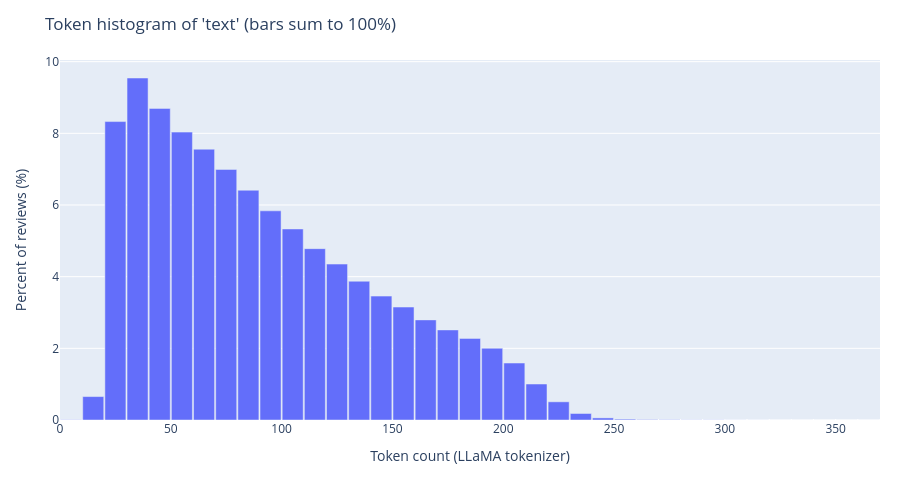

Notebook source saved alongside this figure:
### Code cell
from transformers import AutoTokenizer
import numpy as np
import plotly.graph_objects as go


def check_token(dataset, tokenizer_dir_or_name, text_col="text", chunk_size=2048, bin_width=10):
    tokenizer = AutoTokenizer.from_pretrained(tokenizer_dir_or_name, use_fast=True, local_files_only=True)

    texts = dataset[text_col]
    texts = [("" if t is None else str(t)) for t in texts]

    token_lens = []
    for i in range(0, len(texts), chunk_size):
        enc = tokenizer(
            texts[i:i + chunk_size],
            add_special_tokens=False,
            padding=False,
            truncation=False,
            return_attention_mask=False,
            return_token_type_ids=False,
        )
        token_lens.extend([len(ids) for ids in enc["input_ids"]])

    token_lens = np.asarray(token_lens, dtype=np.int32)

    max_tok = int(token_lens.max())
    edges = np.arange(0, max_tok + bin_width + 1, bin_width, dtype=np.int32)
    counts, edges = np.histogram(token_lens, bins=edges)

    pct = counts / counts.sum() * 100.0
    left = edges[:-1]
    right = edges[1:]
    centres = (left + right) / 2.0

    fig = go.Figure(
        data=[
            go.Bar(
                x=centres,
                y=pct,
                customdata=np.column_stack([left, right, counts]),
                hovertemplate=(
                    "Bin: %{customdata[0]}–%{customdata[1]} tokens<br>"
                    "Count: %{customdata[2]}<br>"
                    "Percent: %{y:.3f}%<extra></extra>"
                ),
            )
        ]
    )

    fig.update_layout(
        title=f"Token histogram of '{text_col}' (bars sum to 100%)",
        xaxis_title="Token count (LLaMA tokenizer)",
        yaxis_title="Percent of reviews (%)",
        bargap=0.05,
        height=480,
        margin=dict(l=60, r=20, t=60, b=60),
    )

    fig.show()
    return token_lens


# Example
TOKENIZER_DIR = "/mnt/f/Programming/DS_ML_DL/Transformer/LLaMA_3/LLaMA_3_instruct_8B_4bits"
token_lens_train = check_token(test_clean, TOKENIZER_DIR, text_col="text", chunk_size=2048, bin_width=10)

### Figure 1 — Plotly figure (JSON) as saved in the notebook; plotly's stock layout.template omitted (floating-point values rounded to 4 significant figures)
{"data": [{"customdata": [[0, 10, 28], [10, 20, 2616], [20, 30, 33313], [30, 40, 38177], [40, 50, 34785], [50, 60, 32137], [60, 70, 30228], [70, 80, 27972], [80, 90, 25649], [90, 100, 23351], [100, 110, 21325], [110, 120, 19128], [120, 130, 17406], [130, 140, 15492], [140, 150, 13831], [150, 160, 12610], [160, 170, 11175], [170, 180, 10057], [180, 190, 9110], [190, 200, 8011], [200, 210, 6361], [210, 220, 4018], [220, 230, 2030], [230, 240, 727], [240, 250, 234], [250, 260, 95], [260, 270, 47], [270, 280, 32], [280, 290, 19], [290, 300, 19], [300, 310, 7], [310, 320, 6], [320, 330, 1], [330, 340, 2], [340, 350, 0], [350, 360, 0], [360, 370, 1]], "hovertemplate": "Bin: %{customdata[0]}–%{customdata[1]} tokens<br>Count: %{customdata[2]}<br>Percent: %{y:.3f}%<extra></extra>", "type": "bar", "x": [5.0, 15.0, 25.0, 35.0, 45.0, 55.0, 65.0, 75.0, 85.0, 95.0, 105.0, 115.0, 125.0, 135.0, 145.0, 155.0, 165.0, 175.0, 185.0, 195.0, 205.0, 215.0, 225.0, 235.0, 245.0, 255.0, 265.0, 275.0, 285.0, 295.0, 305.0, 315.0, 325.0, 335.0, 345.0, 355.0, 365.0], "y": [0.007, 0.654, 8.328, 9.544, 8.696, 8.034, 7.557, 6.993, 6.412, 5.838, 5.331, 4.782, 4.351, 3.873, 3.458, 3.152, 2.794, 2.514, 2.277, 2.003, 1.59, 1.004, 0.5075, 0.1818, 0.0585, 0.02375, 0.01175, 0.008, 0.00475, 0.00475, 0.00175, 0.0015, 0.00025, 0.0005, 0.0, 0.0, 0.00025]}], "layout": {"bargap": 0.05, "height": 480, "margin": {"b": 60, "l": 60, "r": 20, "t": 60}, "title": {"text": "Token histogram of 'text' (bars sum to 100%)"}, "xaxis": {"title": {"text": "Token count (LLaMA tokenizer)"}}, "yaxis": {"title": {"text": "Percent of reviews (%)"}}}}
